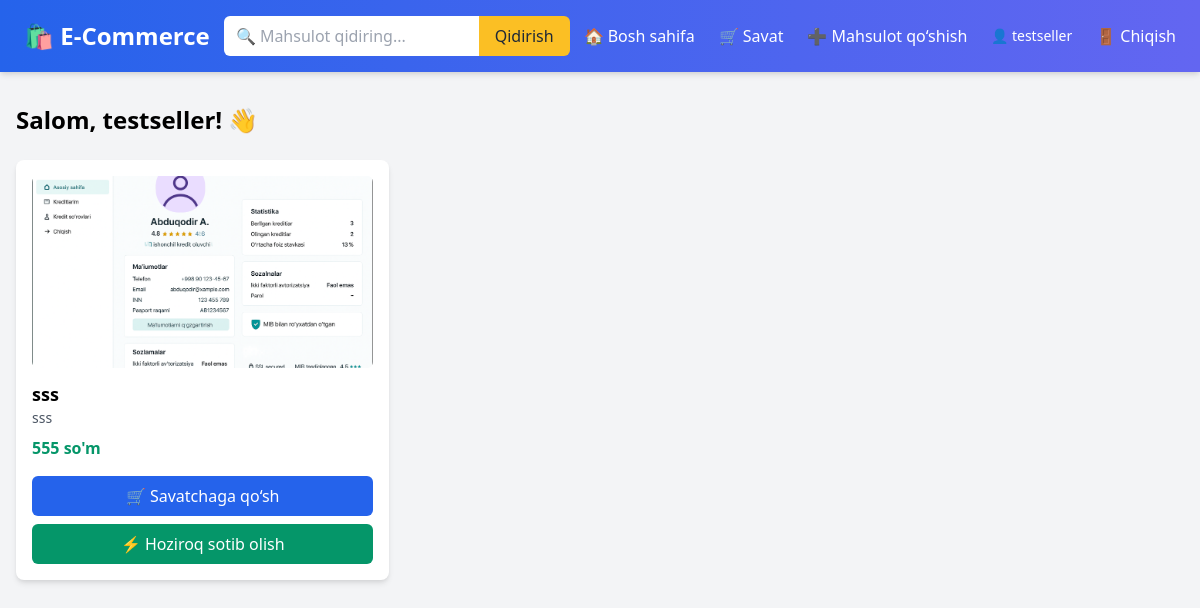
Screenshot of / (signed in) with the database file from the repository.
### users/models.py (models this page shows, shortened)
class CustomUser(AbstractUser):
    ROLE_CHOICES=[("customer", "Customer"),   # oddiy xaridor
        ("seller", "Seller"),       # mahsulot qo‘shadigan
             ]
    role=models.CharField(max_length=20,choices=ROLE_CHOICES,default="customer")

### store/models.py (models this page shows, shortened)
class Product(models.Model):
    title=models.CharField(max_length=70)
    about=models.TextField(default="nothing")
    price=models.DecimalField(max_digits=10,decimal_places=2)
    stock=models.IntegerField(default=0)
    image=models.ImageField(upload_to='products/')
    created_at=models.DateTimeField(auto_now_add=True)
    category=models.ForeignKey(Category,on_delete=models.CASCADE,related_name="products")
    is_active=models.BooleanField(default=True)
    seller=models.ForeignKey(CustomUser,
                             on_delete=models.CASCADE,
                             related_name="products",
                             null=True,
                             blank=True
                             )

### store/views.py (the view)
# urls.py: 2. Add a URL to urlpatterns:  path('', views.home, name='home')
@login_required(login_url='/login/')
def home(request):
    product=Product.objects.all()
    return render(request, 'home.html',{"product":product})

### store/templates/home.html (shortened to what this page needs)
<!DOCTYPE html>
<html lang="uz">
<head>
  <link href="https://cdn.jsdelivr.net/npm/tailwindcss@2.2.19/dist/tailwind.min.css" rel="stylesheet">
</head>
<body class="bg-gray-100">
  <header class="bg-gradient-to-r from-blue-600 to-indigo-500 text-white shadow-md">
    <div class="max-w-7xl mx-auto flex justify-between items-center py-4 px-6">
      <div class="text-2xl font-bold">🛍️ E-Commerce</div>
      <form method="get" action="{% url 'search' %}" class="flex">
        <input
          type="text"
          name="q"
          placeholder="🔍 Mahsulot qidiring..."
          class="px-3 py-2 rounded-l-md focus:outline-none text-gray-700"
        >
        <button
          type="submit"
          class="bg-yellow-400 hover:bg-yellow-500 text-gray-800 px-4 rounded-r-md">
          Qidirish
        </button>
      </form>
      <nav class="flex space-x-6 items-center">
        <a href="{% url 'home' %}" class="hover:underline">🏠 Bosh sahifa</a>
        <a href="{% url 'seecart' %}" class="hover:underline">🛒 Savat</a>
        <a href="{% url 'add_pr' %}" class="hover:underline">➕ Mahsulot qo‘shish</a>
        {% if user.is_authenticated %}
          <span class="text-sm">👤 {{ user.username }}</span>
          <a href="{% url 'logout' %}" class="hover:underline">🚪 Chiqish</a>
        {% else %}
          <a href="{% url 'login' %}" class="hover:underline">🔑 Kirish</a>
          <a href="{% url 'register' %}" class="hover:underline">📝 Ro‘yxatdan o‘tish</a>
        {% endif %}
      </nav>
    </div>
  </header>
  <main class="max-w-7xl mx-auto py-8 px-4">
    <h1 class="text-2xl font-bold mb-6">Salom, {{ user.username }}! 👋</h1>
    {% if product %}
      <div class="grid grid-cols-1 sm:grid-cols-2 md:grid-cols-3 gap-6">
        {% for p in product %}
          <div class="bg-white rounded-lg shadow-md p-4 flex flex-col">
            <img src="{{ p.image.url }}"
                 alt="{{ p.title }}"
                 class="h-48 w-full object-cover rounded-md">
            <h2 class="text-lg font-semibold mt-3">{{ p.title }}</h2>
            <p class="text-gray-600 text-sm line-clamp-2">{{ p.about|truncatewords:15 }}</p>
            <p class="text-green-600 font-bold mt-2">{{ p.price|floatformat:0 }} so'm</p>
            <div class="mt-4 space-y-2">
              <form action="{% url 'add_pr_to_cart' p.id %}" method="post">
                <button type="submit"
                        class="w-full bg-blue-600 hover:bg-blue-700 text-white py-2 rounded-md">
                  🛒 Savatchaga qo‘sh
                </button>
              </form>
              <form action="{% url 'add_pr_to_order' p.id %}" method="post">
                <button type="submit"
                        class="w-full bg-green-600 hover:bg-green-700 text-white py-2 rounded-md">
                  ⚡ Hoziroq sotib olish
                </button>
              </form>
            </div>
          </div>
        {% endfor %}
      </div>
    {% else %}
      <p class="text-gray-500 text-center text-lg">Mahsulotlar yo‘q 😢</p>
    {% endif %}
  </main>
</body>
</html>

### rows the page displays
CustomUser: username "testseller"
Product: image (picture), title "sss", about "sss", price "555"
